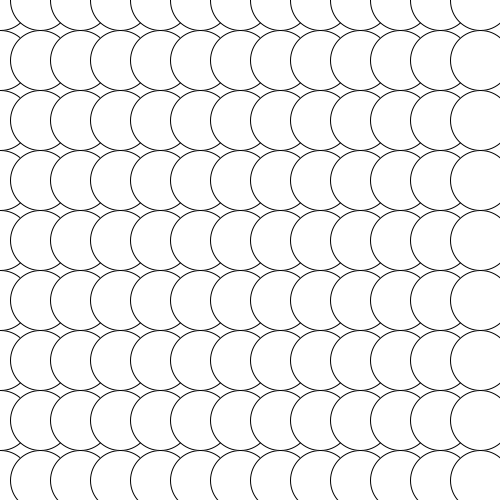
Frame 1 (no input)
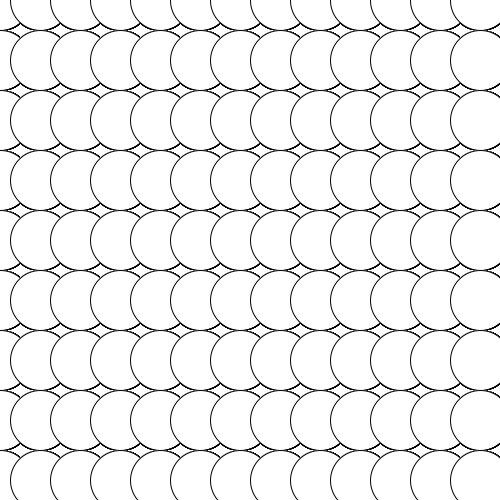
Frame 60 (the mouse pressed at the canvas centre just before this capture)
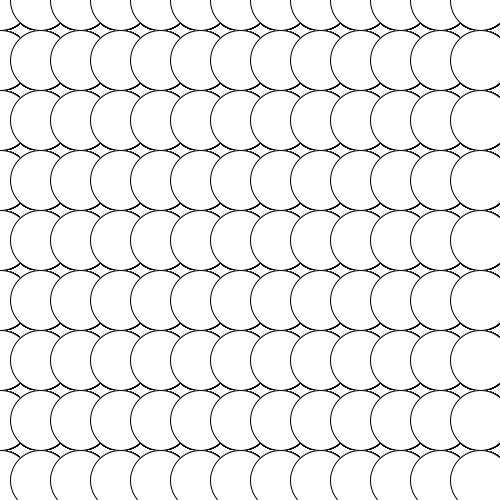
Frame 120 (the mouse held since frame 60 and released just before this capture)

The Processing sketch that drew these frames (run headless with seeded random() and noise(); from frame 60 on, the mouse is pressed at the canvas centre):

// Processing sketch: processing_54322
// ── processing_54322.pde


void setup(){
  size(500,500);
  smooth();
  background(255);
  stroke(0.5);
}

void draw(){
  for(int i=0;i<width;i+=40){
    for(int j=0;j<height; j+=60){
      if(mouseX>i&& mouseX <i +100 && mouseY >j && mouseY <j+10){
        fill(i,mouseX,mouseY,100); 
      }else{
      
        }
      ellipse(i,j,60,60);
  } 
 }
}
